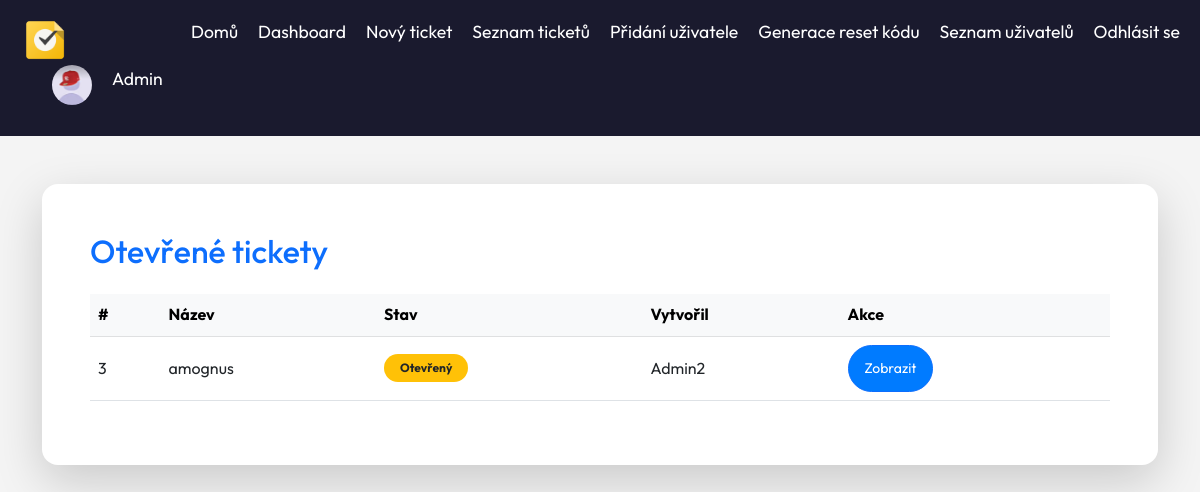
Page /Frontend/dashboard.php (signed in) on the earlier database version.
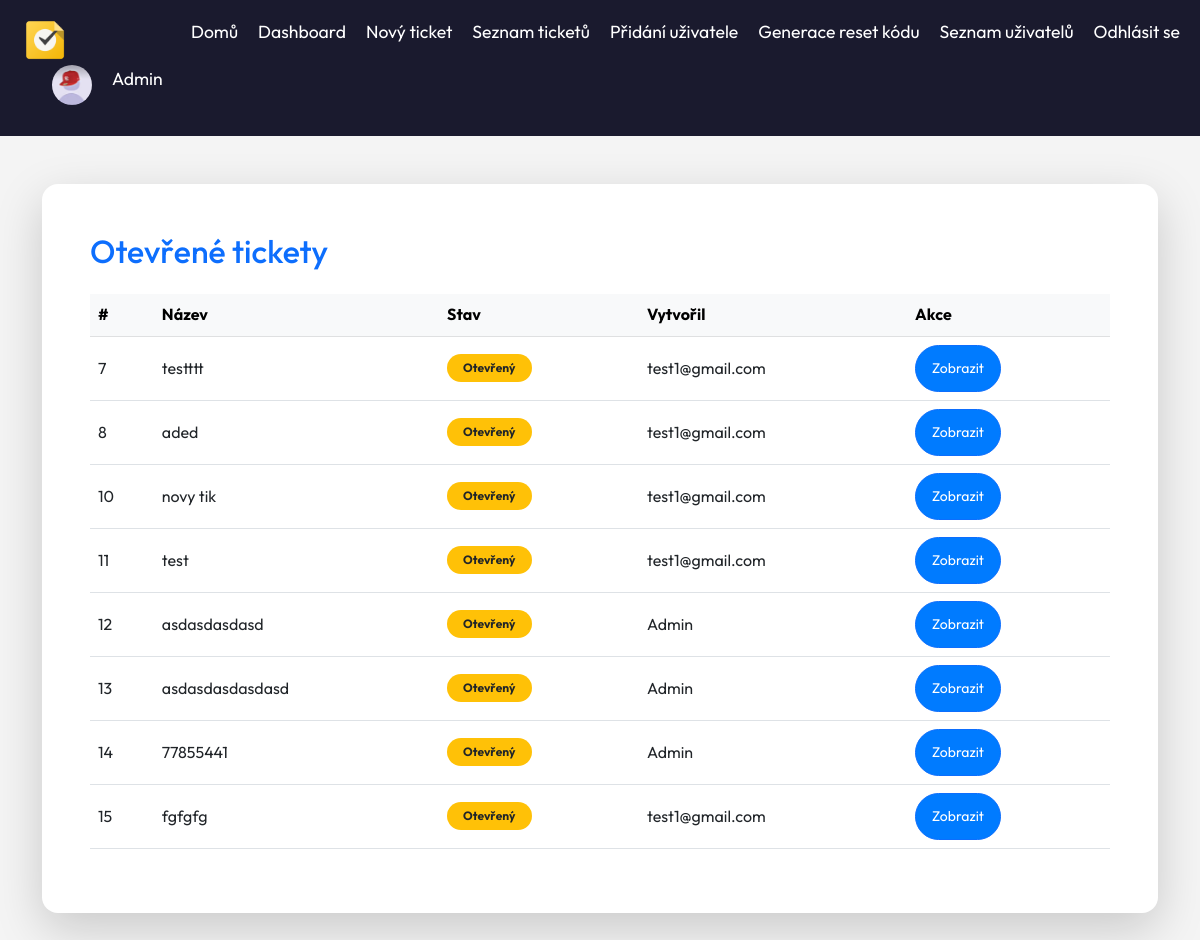
Same page on the later database version.
### tables this page shows
CREATE TABLE `tickets` (
  `id` int(11) NOT NULL,
  `user_id` int(11) NOT NULL,
  `title` varchar(255) NOT NULL,
  `description` text NOT NULL,
  `status` enum('Otevřený','Uzavřený') DEFAULT 'Otevřený',
  `priority` enum('Nízká','Střední','Vysoká') NOT NULL,
  `platform` enum('Windows','Mac','Linux','Android','iPhone') NOT NULL,
  `created_at` datetime NOT NULL,
  `closed_at` datetime DEFAULT NULL
);

CREATE TABLE `users` (
  `id` int(11) NOT NULL,
  `name` varchar(100) NOT NULL,
  `email` varchar(255) NOT NULL,
  `role` varchar(255) NOT NULL,
  `created_at` timestamp NOT NULL DEFAULT current_timestamp(),
  `password` varchar(255) NOT NULL
);

### Frontend/dashboard.php (the view, shortened to what this page needs)
<?php
include 'db.php';
include 'header.php';
$role = $_SESSION['role'];
if ($role === 'it') {
    $sql = "SELECT tickets.id, tickets.title, tickets.status, users.name
            FROM tickets
            JOIN users ON tickets.user_id = users.id
            WHERE tickets.status = 'Otevřený'
            ORDER BY tickets.id ASC";
} else {
    $sql = "SELECT tickets.id, tickets.title, tickets.status, users.name
            FROM tickets
            JOIN users ON tickets.user_id = users.id
            WHERE tickets.status = 'Otevřený' AND tickets.user_id = ?
            ORDER BY tickets.id ASC";
}
$stmt = $conn->prepare($sql);
$stmt->execute();
$result = $stmt->get_result();
?>
<!DOCTYPE html>
<html lang="cs">
<head>
    <link href="https://cdn.jsdelivr.net/npm/bootstrap@5.3.0/dist/css/bootstrap.min.css" rel="stylesheet">
    <link rel="stylesheet" href="s/style.css">
</head>
<body class="<?= ($_SESSION['dark_mode'] ?? 0) ? 'dark-mode' : '' ?>">
    <div class="container py-5">
        <div class="card shadow-lg border-0 rounded-4">
            <div class="card-body p-5">
                <h2 class="mb-4 text-primary">Otevřené tickety</h2>
                <div class="table-responsive">
                    <table class="table table-hover align-middle">
                        <thead class="table-light">
                            <tr>
                                <th>#</th>
                                <th>Název</th>
                                <th>Stav</th>
                                <th>Vytvořil</th>
                                <th>Akce</th>
                            </tr>
                        </thead>
                        <tbody>
                            <?php if ($result->num_rows > 0): ?>
                                <?php while ($row = $result->fetch_assoc()): ?>
                                    <tr>
                                        <td><?= $row['id'] ?></td>
                                        <td><?= htmlspecialchars($row['title']) ?></td>
                                        <td>
                                            <?php
                                                if ($row['status'] === 'Otevřený') {
                                                    echo '<span class="badge bg-warning text-dark rounded-pill px-3 py-2">Otevřený</span>';
                                                } elseif ($row['status'] === 'Uzavřený') {
                                                    echo '<span class="badge bg-success rounded-pill px-3 py-2">Uzavřený</span>';
                                                } else {
                                                    echo '<span class="badge bg-secondary rounded-pill px-3 py-2">Neznámý</span>';
                                                }
                                            ?>
                                        </td>
                                        <td><?= htmlspecialchars($row['name']) ?></td>
                                        <td>
                                            <a href="ticket_detail.php?id=<?= $row['id'] ?>" class="btn btn-outline-primary btn-sm rounded-pill px-3">
                                                Zobrazit
                                            </a>
                                        </td>
                                    </tr>
                                <?php endwhile; ?>
                            <?php else: ?>
                                <tr>
                                    <td colspan="5" class="text-center text-muted py-4">Žádné otevřené tickety</td>
                                </tr>
                            <?php endif; ?>
                        </tbody>
                    </table>
                </div>
            </div>
        </div>
    </div>
</body>
</html>

Differences in the rows shown:
no longer on this page (row edited): tickets: id "3", title "amognus", status "Otevřený", user.name "Admin2"
added tickets: id "7", title "testttt", status "Otevřený", user.name "test1@gmail.com"
added tickets: id "8", title "aded", status "Otevřený", user.name "test1@gmail.com"
added tickets: id "10", title "novy tik", status "Otevřený", user.name "test1@gmail.com"
added tickets: id "11", title "test", status "Otevřený", user.name "test1@gmail.com"
added tickets: id "12", title "asdasdasdasd", status "Otevřený", user.name "Admin"
added tickets: id "13", title "asdasdasdasdasd", status "Otevřený", user.name "Admin"
added tickets: id "14", title "77855441", status "Otevřený", user.name "Admin"
added tickets: id "15", title "fgfgfg", status "Otevřený", user.name "test1@gmail.com"
